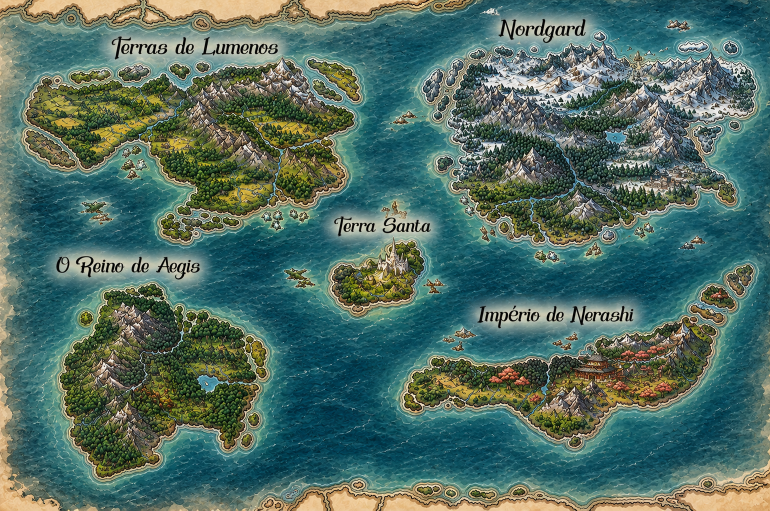
#> input picture mapa/mapa_original.png, 1540 x 1021 px (shown at 1/2 size)
$ python step3.py ../mapa_original.png ../mapa_corrigido.png
#> lines starting #> are read from the running program, lines starting #| are printed output that depends on the picture; after the words box and inside, x2 and y2 are one past the last pixel; in counts of white or black regions, pixels touching at a corner belong together
### mapa/scripts/ocean.py
import numpy as np, cv2
def ocean_mask(im):
    hsv=cv2.cvtColor(im,cv2.COLOR_BGR2HSV); H,S,V=[hsv[...,i].astype(int) for i in range(3)]
    oc=((H>=80)&(H<=112)&(S>45)).astype(np.uint8)
    oc=cv2.morphologyEx(oc,cv2.MORPH_CLOSE,np.ones((5,5),np.uint8))
    oc=cv2.morphologyEx(oc,cv2.MORPH_OPEN,np.ones((5,5),np.uint8))
    return oc
# [80 lines left out: functions lowpass_masked, transplant, tone_field, not called in this run]

### mapa/scripts/landcheck.py
import sys; sys.path.insert(0,'scripts')
import numpy as np, cv2
from validate import ARTS
from ocean import ocean_mask
def land_core(im):
    hsv=cv2.cvtColor(im,cv2.COLOR_BGR2HSV); Hh,S,V=[hsv[...,i].astype(int) for i in range(3)]
    oc=ocean_mask(im)
    nonoc=cv2.morphologyEx((1-oc).astype(np.uint8),cv2.MORPH_OPEN,np.ones((3,3),np.uint8))
    n,l,s,_=cv2.connectedComponentsWithStats(nonoc)
    keep=np.zeros_like(nonoc)
    for i in range(1,n):
        if s[i][4]>400: keep|=(l==i).astype(np.uint8)
    return keep
# [18 lines left out: functions intended, damage, not called in this run]
# [3 lines that do not run on import are left out]

### mapa/scripts/step3.py
import sys; sys.path.insert(0,'scripts')
import numpy as np, cv2
from ocean import *
src=sys.argv[1]; dst=sys.argv[2]
im=cv2.imread(src); H,W=im.shape[:2]
#> further down, im is the input picture: shape (1021, 1540, 3); mean B, G, R 99.5, 109.4, 80.8
#> after `H, W = im.shape[:2]`: H = 1021; W = 1540
oc=ocean_mask(im)
#> in ocean_mask, `hsv = cv2.cvtColor(im, cv2.COLOR_BGR2HSV)`: hsv: shape (1021, 1540, 3); mean H, S, V 68.5, 119.9, 116.8
#> in ocean_mask, `H, S, V = [hsv[..., i].astype(int) for i in range(3)]`:
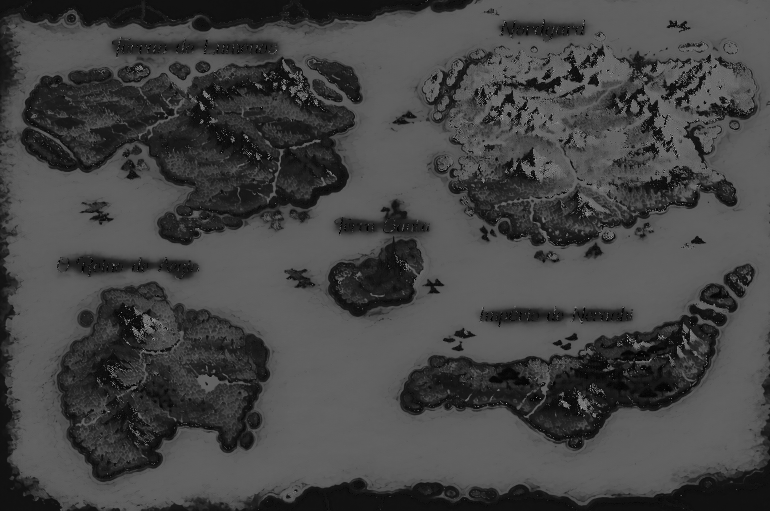
#> H: shape (1021, 1540) int64 (shown at 1/2 size); min 0, max 179, mean 68.5
#> in ocean_mask, `H, S, V = [hsv[..., i].astype(int) for i in range(3)]`:
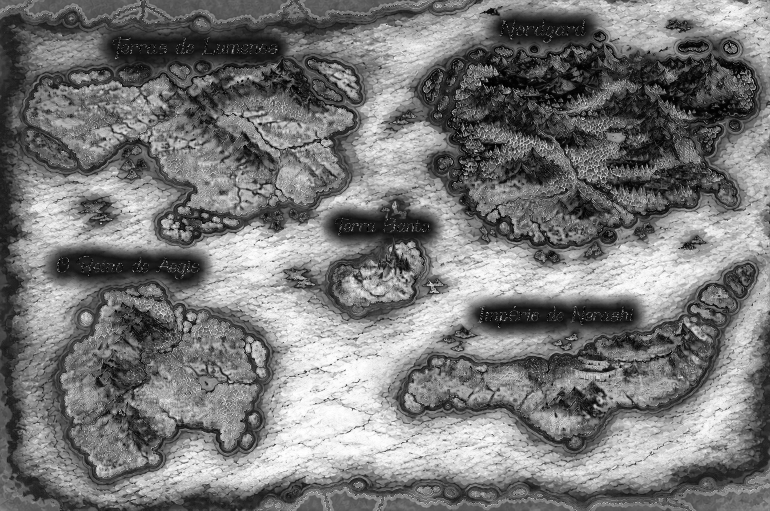
#> S: shape (1021, 1540) int64 (shown at 1/2 size); min 0, max 255, mean 119.9
#> in ocean_mask, `H, S, V = [hsv[..., i].astype(int) for i in range(3)]`:
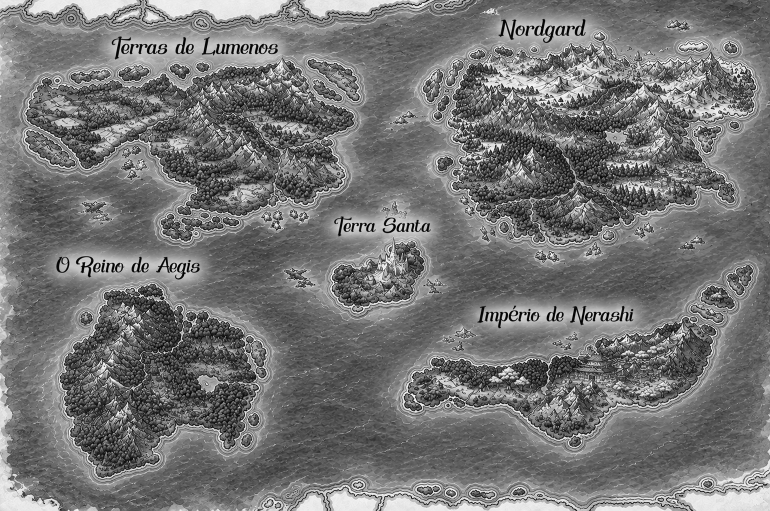
#> V: shape (1021, 1540) int64 (shown at 1/2 size); min 0, max 255, mean 116.8
#> in ocean_mask, `oc=((H>=80)&(H<=112)&(S>45)).astype(np.uint8)`:
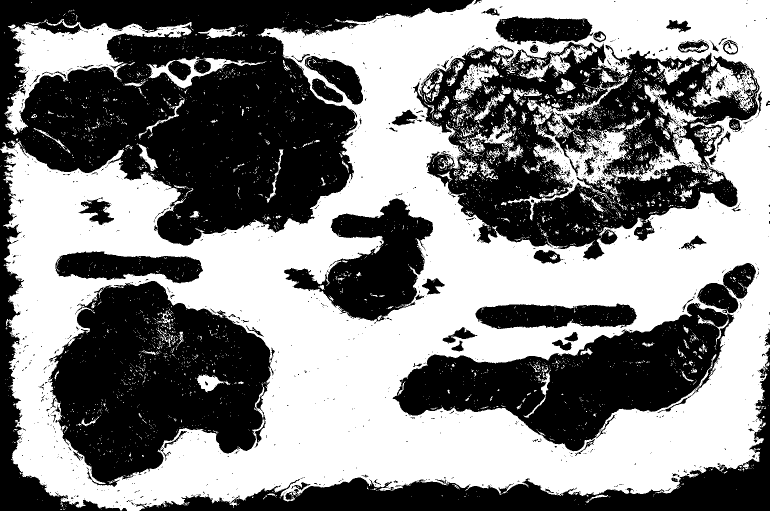
#> oc: shape (1021, 1540) (shown at 1/2 size); values 0 (black) and 1 (white), 51.2% white; 1752 black regions (1633 under 20 px), largest, box (x1, y1, x2, y2) and area: (0, 0, 948, 491) 231537, (826, 84, 1519, 520) 143529, (97, 562, 550, 974) 117215
#> in ocean_mask, `oc=cv2.morphologyEx(oc,cv2.MORPH_CLOSE,np.ones((5,5),np.uint8))`: oc: shape (1021, 1540); values 0 (black) and 1 (white), 55.3% white; 188 black regions, largest, box (x1, y1, x2, y2) and area: (0, 0, 946, 491) 223325, (102, 562, 541, 970) 111819, (790, 607, 1455, 902) 83546
#> in ocean_mask, `oc=cv2.morphologyEx(oc,cv2.MORPH_OPEN,np.ones((5,5),np.uint8))`: oc: shape (1021, 1540); values 0 (black) and 1 (white), 53.9% white; 67 black regions, largest, box (x1, y1, x2, y2) and area: (0, 0, 946, 1021) 258412, (102, 562, 541, 972) 115831, (852, 92, 1516, 518) 114077
nonoc=cv2.morphologyEx((1-oc).astype(np.uint8),cv2.MORPH_OPEN,np.ones((2,2),np.uint8))
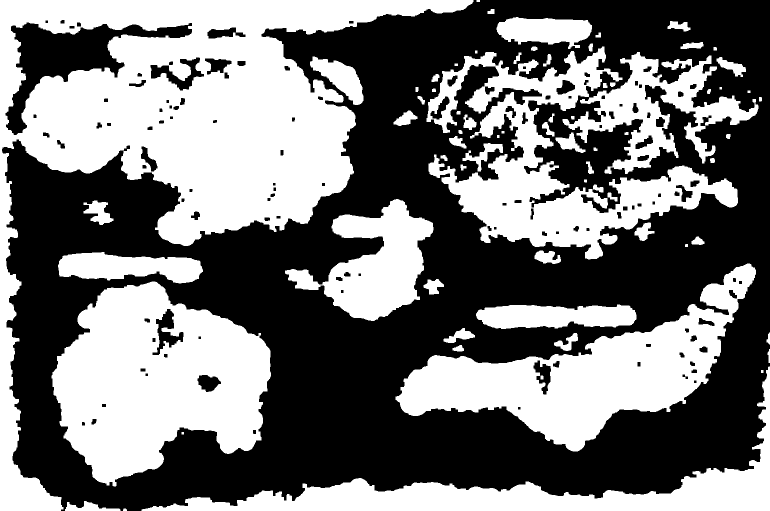
#> nonoc: shape (1021, 1540) (shown at 1/2 size); values 0 (black) and 1 (white), 46.1% white; 72 white regions, largest, box (x1, y1, x2, y2) and area: (0, 0, 947, 1021) 259162, (103, 563, 542, 973) 115831, (791, 527, 1512, 903) 92016
M=np.zeros((H,W),np.uint8)
# a) left blotch & generic edge junk in left 70px
reg=np.zeros((H,W),np.uint8); reg[100:200,0:46]=1
hsv=cv2.cvtColor(im,cv2.COLOR_BGR2HSV); S=hsv[...,1].astype(int)
pale=((S<70)|(oc==0)).astype(np.uint8)&reg
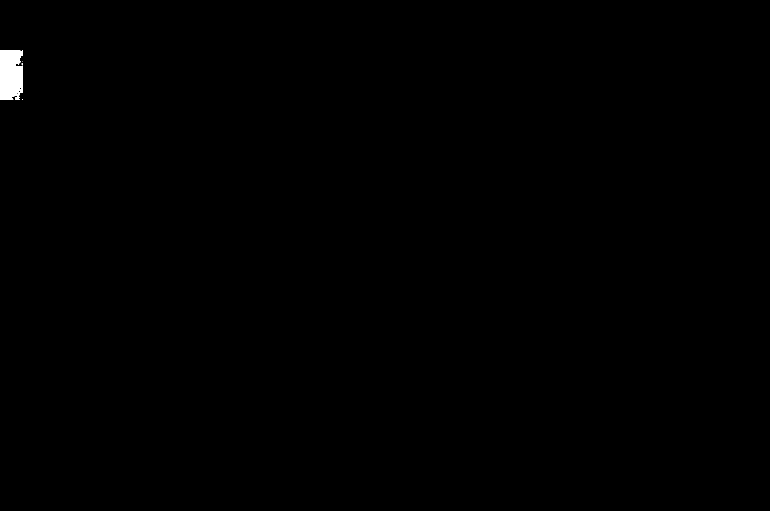
#> pale: shape (1021, 1540) (shown at 1/2 size); values 0 (black) and 1 (white), 0.27% white; 4 white regions (3 under 20 px), largest, box (x1, y1, x2, y2) and area: (0, 100, 46, 200) 4237
M|=cv2.dilate(cv2.morphologyEx(pale,cv2.MORPH_CLOSE,np.ones((9,9),np.uint8)),np.ones((15,15),np.uint8))&cv2.dilate(reg,np.ones((3,3),np.uint8))
#> M: shape (1021, 1540); values 0 (black) and 1 (white), 0.3% white; 1 white region, box (x1, y1, x2, y2) and area: (0, 99, 47, 201) 4794
#> reg: shape (1021, 1540); values 0 (black) and 1 (white), 0.29% white; 1 white region, box (x1, y1, x2, y2) and area: (0, 100, 46, 200) 4600
# b) small floating specks in Nordgard north waters (not attached to big land)
reg=np.zeros((H,W),np.uint8); reg[55:105,1200:1450]=1
n,lab,st,cen=cv2.connectedComponentsWithStats(nonoc)
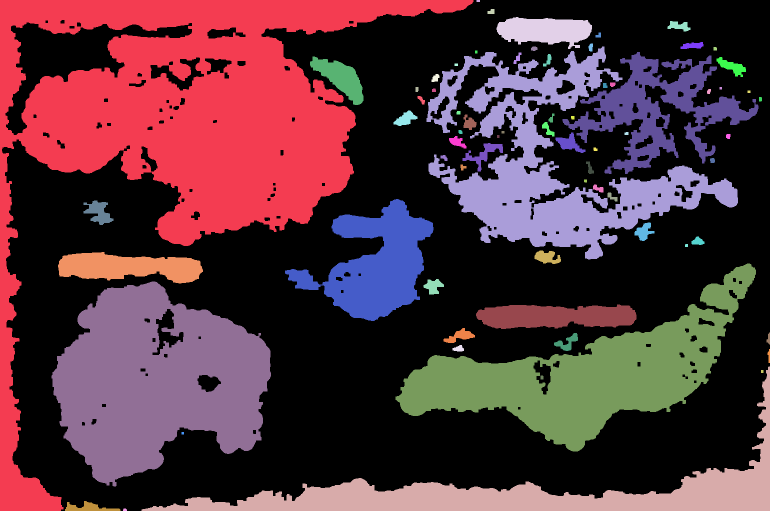
#> lab: shape (1021, 1540) int32 (shown at 1/2 size); 73 distinct labels, from 0 to 72; one colour per label, 0 black
#> n = 73; st = 73 rows, first 6: [4, 0, 1536, 1021, 847434], [0, 0, 947, 1021, 259162], [953, 0, 7, 4, 28], [975, 18, 14, 10, 115], [993, 34, 191, 64, 8316], [1335, 42, 46, 21, 558]; cen = 73 pairs, first value 175.3 to 1537.7, second value 1.5 to 1018.7
for i in range(1,n):
    x,y,w,h,a=st[i]
    if a<120 and reg[int(cen[i][1]),int(cen[i][0])]:
        M|=cv2.dilate((lab==i).astype(np.uint8),np.ones((9,9),np.uint8))
#> this loop made 72 passes
#> (x, y, w, h, a) on passes 1 to 12: (0, 0, 947, 1021, 259162), (953, 0, 7, 4, 28), (975, 18, 14, 10, 115), (993, 34, 191, 64, 8316), (1335, 42, 46, 21, 558), (1191, 65, 11, 10, 80), (1361, 84, 46, 14, 451), (1177, 87, 9, 16, 115), (1062, 93, 13, 9, 95), (853, 93, 623, 426, 81333), (1427, 94, 7, 7, 47), (950, 101, 5, 6, 30)
#> M: shape (1021, 1540); values 0 (black) and 1 (white), 0.32% white; 2 white regions, box (x1, y1, x2, y2) and area: (0, 99, 47, 201) 4794, (1423, 90, 1438, 105) 223
extra=[tuple(map(int,b.split(','))) for b in sys.argv[3:]]
for (x0,y0,x1,y1) in extra:
    r=np.zeros((H,W),np.uint8); r[y0:y1,x0:x1]=1
    odd=((nonoc>0)|(S<75)).astype(np.uint8)&r
    M|=cv2.dilate(odd,np.ones((11,11),np.uint8))&cv2.dilate(r,np.ones((15,15),np.uint8))
sys.path.insert(0,'scripts')
from landcheck import land_core
#> (the run stopped early here; a loop or call above may not have finished)
